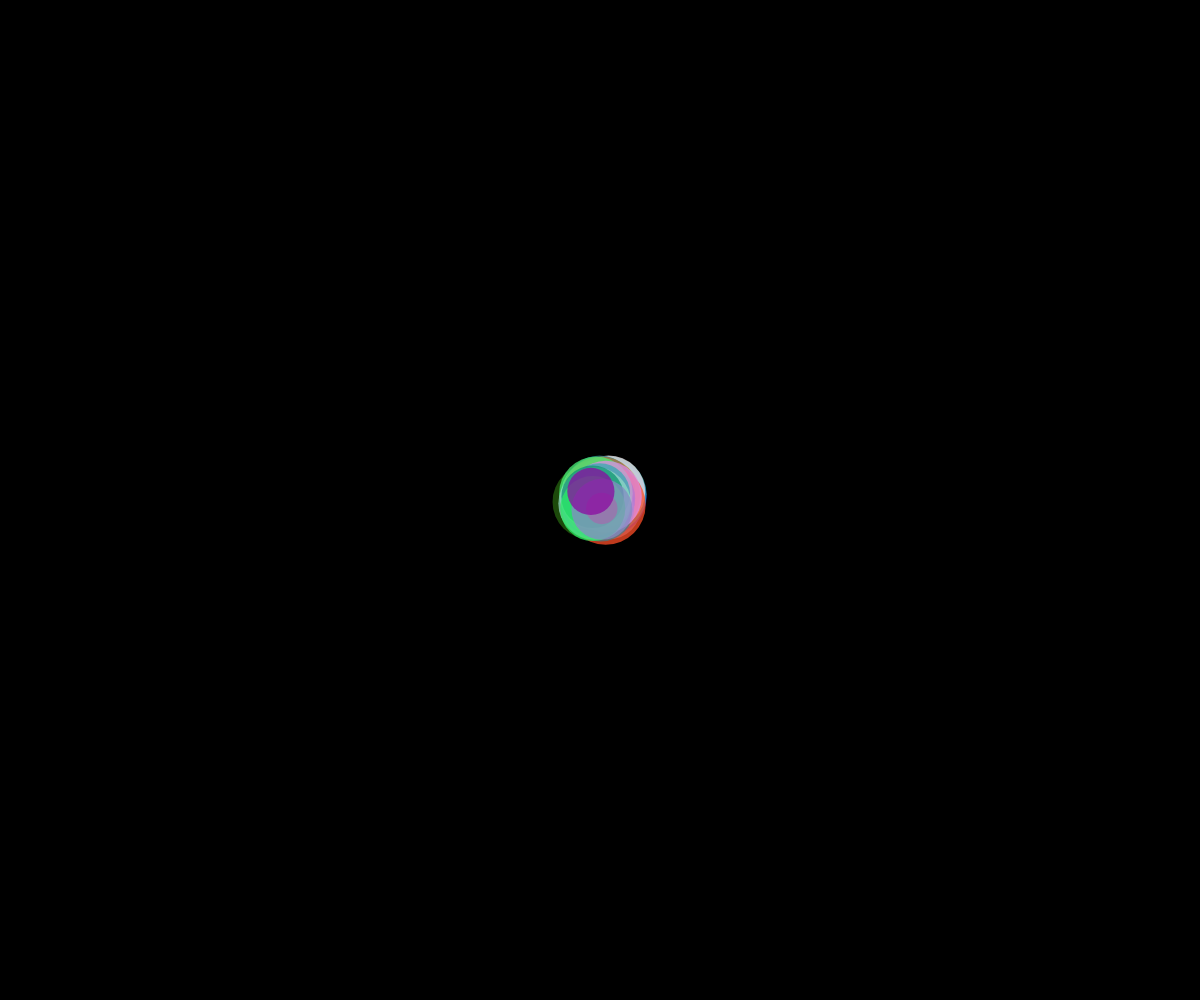
Frame 1 (no input)
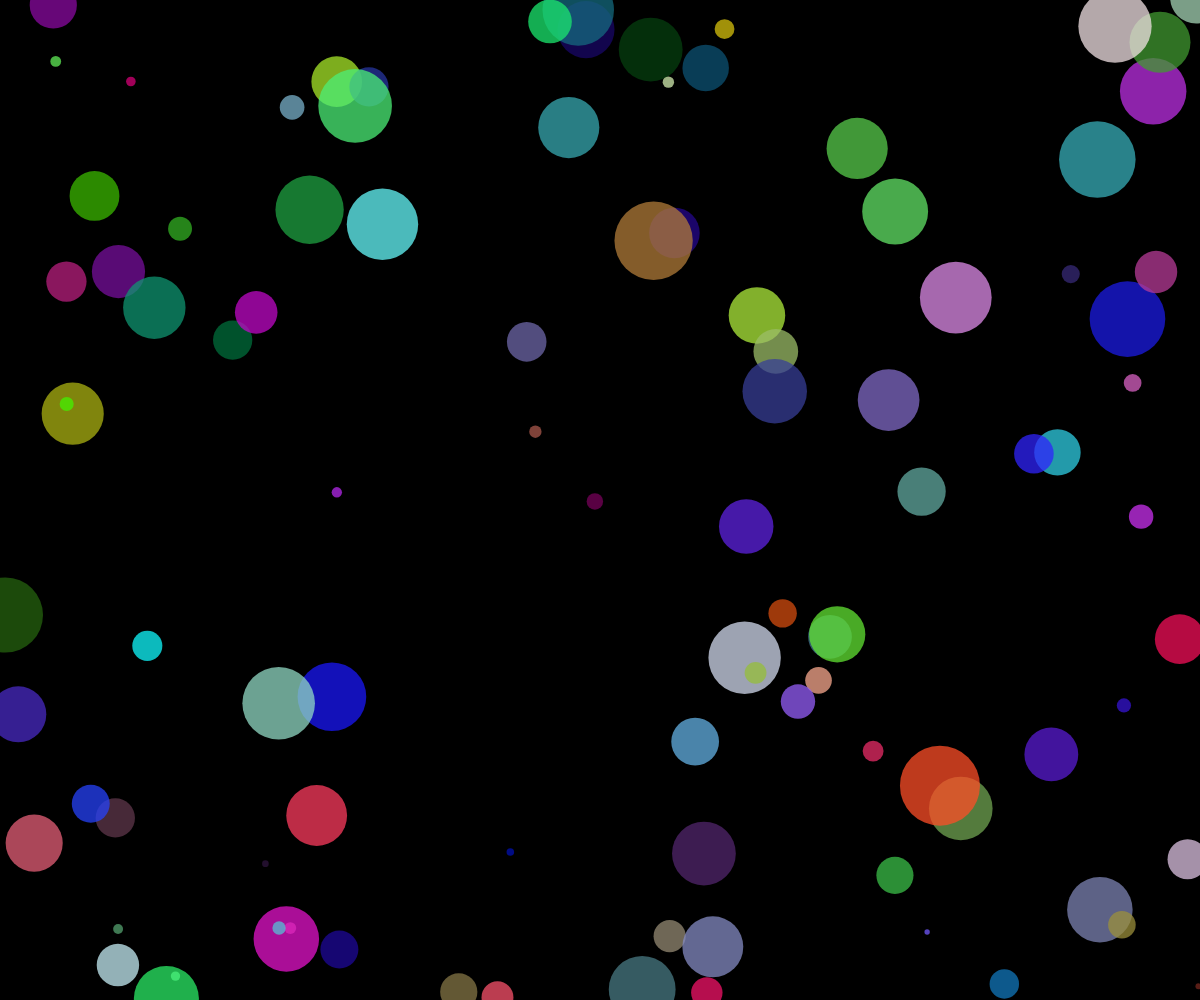
Frame 60 (no input)
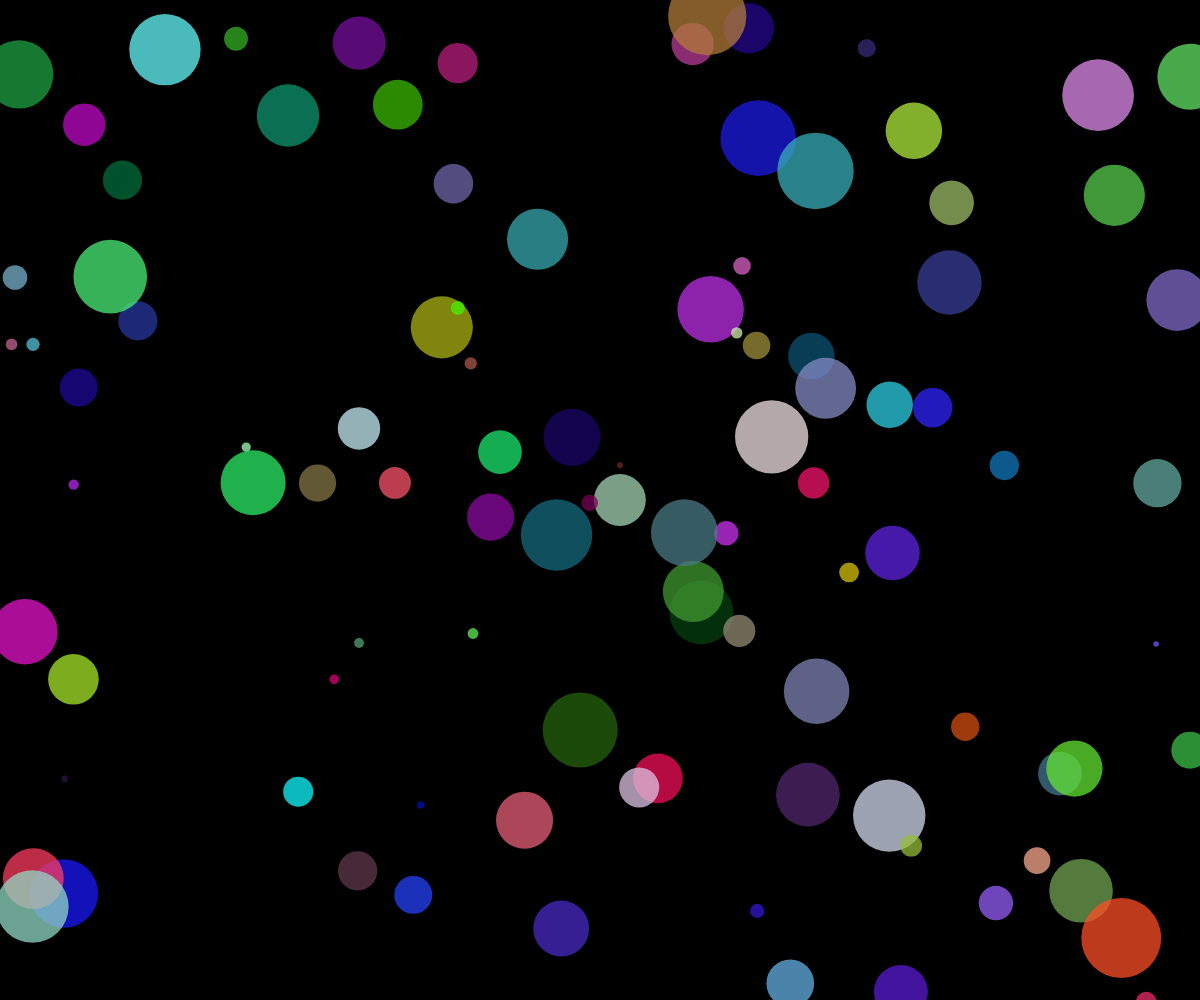
Frame 120 (the mouse pressed at the canvas centre since frame 60)

The p5.js sketch that drew these frames (run headless with seeded random() and noise() and a simulated clock; from frame 60 on, the mouse is pressed at the canvas centre):

// p5.js sketch
// ── sketch.js
let vecLocation = []; //円の中心の位置ベクトル
let vecVelocity = []; //円の速度ベクトル
let diameter = []; //円の直径
let col = []; //円の色
let num = 100;

function setup() {
    createCanvas(windowWidth, windowHeight); //画面を生成
    frameRate(60); //フレームレート
    for (let i = 0; i < num; i++) {
        vecLocation[i] = createVector(width / 2, height / 2);
        vecVelocity[i] = createVector(random(-10, 10), random(-10, 10));
        diameter[i] = random(5, 80);
        col[i] = color(random(255), random(255), random(255), 190);
    }
}

function draw() {
    background(0); //背景を描画
    noStroke(); //枠線なし

    for (let i = 0; i < num; i++) {
        fill(col[i]); //塗りの色
        vecLocation[i].add(vecVelocity[i]); //円の座標を更新
        ellipse(vecLocation[i].x, vecLocation[i].y, diameter[i], diameter[i]); //指定した位置に円を描画

        if (vecLocation[i].x < 0 || vecLocation[i].x > width) { //もし画面の左端、または右端に到達したら
            vecVelocity[i].x = vecVelocity[i].x * -1; //X方向のスピードを反転
        }
        if (vecLocation[i].y < 0 || vecLocation[i].y > height) { //もし画面の下端、または上端に到達したら
            vecVelocity[i].y = vecVelocity[i].y * -1; //Y方向のスピードを反転
        }
    }
}
